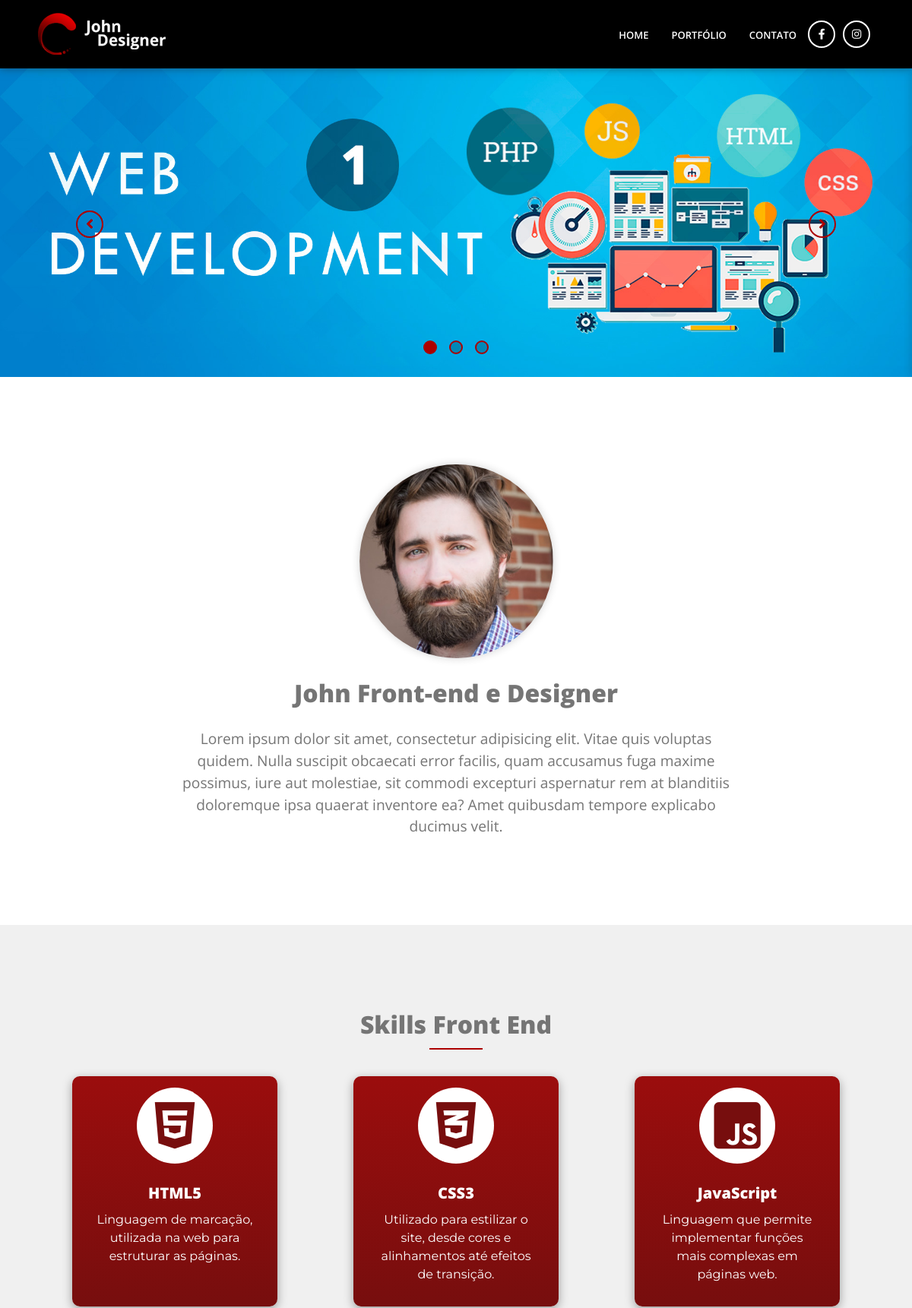
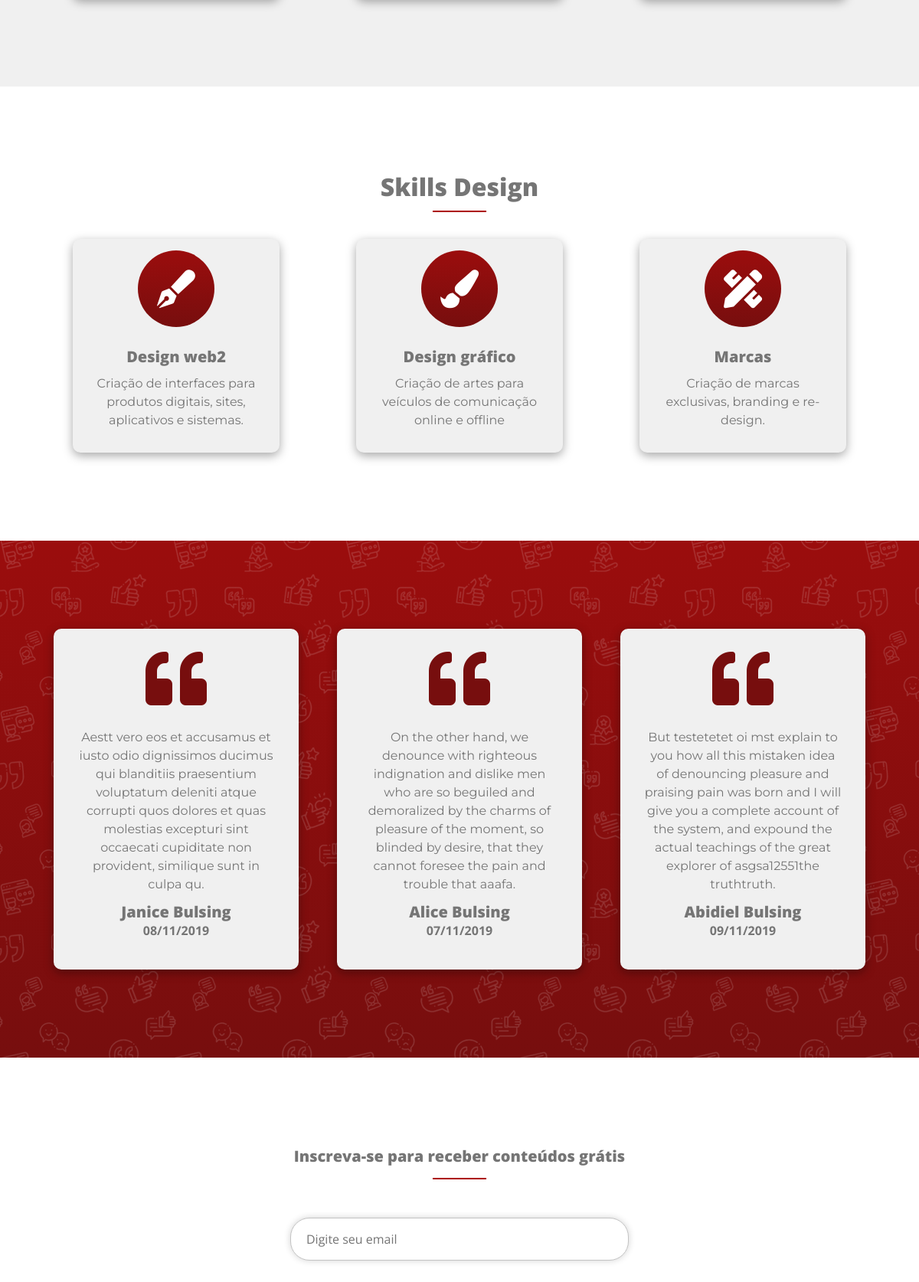
The app's page /projeto/index.php (upper part) with its own data (2 pictures, top to bottom).
### tables this page shows
CREATE TABLE IF NOT EXISTS `tb_site_slides` (
  `id` int(11) NOT NULL AUTO_INCREMENT,
  `nome` varchar(255) NOT NULL,
  `slide` varchar(255) NOT NULL,
  `order_id` int(11) NOT NULL,
  PRIMARY KEY (`id`)
);

CREATE TABLE IF NOT EXISTS `tb_site_config` (
  `titulo` varchar(255) NOT NULL,
  `nome_autor` varchar(255) NOT NULL,
  `descricao` text NOT NULL,
  `instagram` varchar(255) NOT NULL,
  `facebook` varchar(255) NOT NULL,
  `icone1` varchar(255) NOT NULL,
  `titulo1` varchar(255) NOT NULL,
  `descricao1` text NOT NULL,
  `icone2` varchar(255) NOT NULL,
  `titulo2` varchar(255) NOT NULL,
  `descricao2` text NOT NULL,
  `icone3` varchar(255) NOT NULL,
  `titulo3` varchar(255) NOT NULL,
  `descricao3` text NOT NULL,
  `icone4` varchar(255) NOT NULL,
  `titulo4` varchar(255) NOT NULL,
  `descricao4` text NOT NULL,
  `icone5` varchar(255) NOT NULL,
  `titulo5` varchar(255) NOT NULL,
  `descricao5` text NOT NULL,
  `icone6` varchar(255) NOT NULL,
  `titulo6` varchar(255) NOT NULL,
  `descricao6` text NOT NULL
);

CREATE TABLE IF NOT EXISTS `tb_site_depoimentos` (
  `id` int(11) NOT NULL AUTO_INCREMENT,
  `nome` varchar(255) NOT NULL,
  `depoimento` text NOT NULL,
  `data` varchar(50) NOT NULL DEFAULT '',
  `order_id` int(11) DEFAULT NULL,
  PRIMARY KEY (`id`)
);

### projeto/classes/MySql.php (called while the page is built)
<?php
    class MySql{
        private static $pdo;
        public static function conectar(){
            if(self::$pdo == null){
                try{
                    self::$pdo = new PDO('mysql:host='.HOST.';dbname='.DATABASE,USER,PASSWORD,array(PDO::MYSQL_ATTR_INIT_COMMAND => "SET NAMES utf8"));
                    self::$pdo->setAttribute(PDO::ATTR_ERRMODE,PDO::ERRMODE_EXCEPTION);
                    }catch(Exception $e){
                        echo '<h2>Erro ao conectar</h2>';
                    }
            }
            return self::$pdo;
        }
    }
?>

### projeto/pages/home.php (the view, shortened to what this page needs)
<main class="main_site">
	<section class="sessao_do_site sessao_banner home">
		<div class="lista_sessao">
			<div class="lista_banner">
				<ul class="lista_banner_ul hzmp">
				<?php
						$sql = MySql::conectar()->prepare("SELECT * FROM tb_site_slides ORDER BY order_id ASC LIMIT 3");
						$sql->execute();
						$slides = $sql->fetchAll();
						foreach ($slides as $key => $value){
					?>
					<li class="lista_banner_li">
						<div class="lista_banner_content">
							<div class="lista_banner_capa">
								<img src="<?php echo INCLUDE_PATH_PAINEL?>assets/uploads/<?php echo $value['slide']; ?>" alt="" title="" class="lista_banner_img img-fluid" />
							</div>
						</div>
					</li>
				<?php } ?>
				</ul>
			</div>
		</div>
	</section>
	<section class="sessao_do_site sessao_pad sessao_sobre sobre">
		<div class="container">
			<div class="row justify-content-center">
				<div class="sobre_capa col-6 col-md-3 marginTopBottom">
					<img src="assets/images/perfil.jpg" alt="" title="" class="sobre_img img-fluid br50" />
				</div>
			</div>
			<div class="row justify-content-center">
				<div class="header_sessao text-center">
						<h2 class="header_sessao_h2 hzmp"><?php echo $infoSite['nome_autor'] ?></h2>
				</div>
			</div>
			<div class="row justify-content-center">
				<div class="sobre_txts col-11 col-md-8 marginTopBottom">
					<div class="sobre_texto">
						<p class="sobre_p">
							<?php echo $infoSite['descricao'] ?>
						</p>
					</div>
				</div>
			</div>
		</div>
	</section>
	<section class="sessao_do_site sessao_pad sessao_front front">
		<div class="container">
			<div class="row justify-content-center">
				<div class="header_sessao text-center">
					<h2 class="header_sessao_h2 hzmp">Skills Front End</h2>
					<hr class="header_sessao_hr hzmp">
				</div>
			</div>
			<div class="cards_front_end">
				<ul class="cards_front_end_ul row justify-content-center hzmp">
					<li class="cards_front_end_li col-11 col-sm-8 col-md-5 col-lg-4 marginTopBottom">
						<div class="cards_front_end_content br10">
							<div class="cards_front_end_capa br50">
								<i class="<?php echo $infoSite['icone1'] ?> cards_i"></i>
							</div>
							<div class="cards_front_end_conteudos">
								<div class="cards_front_end_txts">
									<div class="cards_front_end_titulo"><h2 class="cards_front_end_h2 hzmp"><?php echo $infoSite['titulo1'] ?></h2></div>
									<div class="cards_front_end_texto"><h3 class="cards_front_end_h3 hzmp"><?php echo $infoSite['descricao1'] ?></h3></div>
								</div>
							</div>
						</div>
					</li>
					<li class="cards_front_end_li col-11 col-sm-8 col-md-5 col-lg-4 marginTopBottom">
						<div class="cards_front_end_content br10">
							<div class="cards_front_end_capa br50">
								<i class="<?php echo $infoSite['icone2'] ?> cards_i"></i>
							</div>
							<div class="cards_front_end_conteudos">
								<div class="cards_front_end_txts">
									<div class="cards_front_end_titulo"><h2 class="cards_front_end_h2 hzmp"><?php echo $infoSite['titulo2'] ?></h2></div>
									<div class="cards_front_end_texto"><h3 class="cards_front_end_h3 hzmp"><?php echo $infoSite['descricao2'] ?></h3></div>
								</div>
							</div>
						</div>
					</li>
					<li class="cards_front_end_li col-11 col-sm-8 col-md-5 col-lg-4 marginTopBottom">
						<div class="cards_front_end_content br10">
							<div class="cards_front_end_capa br50">
								<i class="<?php echo $infoSite['icone3'] ?> cards_i"></i>
							</div>
							<div class="cards_front_end_conteudos">
								<div class="cards_front_end_txts">
									<div class="cards_front_end_titulo"><h2 class="cards_front_end_h2 hzmp"><?php echo $infoSite['titulo3'] ?></h2></div>
									<div class="cards_front_end_texto"><h3 class="cards_front_end_h3 hzmp"><?php echo $infoSite['descricao3'] ?></h3></div>
								</div>
							</div>
						</div>
					</li>
				</ul>
			</div>
		</div>
	</section>
	<section class="sessao_do_site sessao_pad sessao_design design">
		<div class="container">
			<div class="row justify-content-center">
				<div class="header_sessao text-center">
					<h2 class="header_sessao_h2 hzmp">Skills Design</h2>
					<hr class="header_sessao_hr hzmp">
				</div>
			</div>
			<div class="cards_design">
				<ul class="cards_design_ul row justify-content-center hzmp">
					<li class="cards_design_li col-11 col-sm-8 col-md-5 col-lg-4 marginTopBottom">
						<div class="cards_design_content br10">
							<div class="cards_design_capa br50">
								<i class="<?php echo $infoSite['icone4'] ?> cards_i"></i>
							</div>
							<div class="cards_design_conteudos">
								<div class="cards_design_txts">
									<div class="cards_design_titulo"><h2 class="cards_design_h2 hzmp"><?php echo $infoSite['titulo4'] ?></h2></div>
									<div class="cards_design_texto"><h3 class="cards_design_h3 hzmp"><?php echo $infoSite['descricao4'] ?></h3></div>
								</div>
							</div>
						</div>
					</li>
					<li class="cards_design_li col-11 col-sm-8 col-md-5 col-lg-4 marginTopBottom">
						<div class="cards_design_content br10">
							<div class="cards_design_capa br50">
								<i class="<?php echo $infoSite['icone5'] ?> cards_i"></i>
							</div>
							<div class="cards_design_conteudos">
								<div class="cards_design_txts">
									<div class="cards_design_titulo"><h2 class="cards_design_h2 hzmp"><?php echo $infoSite['titulo5'] ?></h2></div>
									<div class="cards_design_texto"><h3 class="cards_design_h3 hzmp"><?php echo $infoSite['descricao5'] ?></h3></div>
								</div>
							</div>
						</div>
					</li>
					<li class="cards_design_li col-11 col-sm-8 col-md-5 col-lg-4 marginTopBottom">
						<div class="cards_design_content br10">
							<div class="cards_design_capa br50">
								<i class="<?php echo $infoSite['icone6'] ?> cards_i"></i>
							</div>
							<div class="cards_design_conteudos">
								<div class="cards_design_txts">
									<div class="cards_design_titulo"><h2 class="cards_design_h2 hzmp"><?php echo $infoSite['titulo6'] ?></h2></div>
									<div class="cards_design_texto"><h3 class="cards_design_h3 hzmp"><?php echo $infoSite['descricao6'] ?></h3></div>
								</div>
							</div>
						</div>
					</li>
				</ul>
			</div>
		</div>
	</section>
	<section class="sessao_do_site sessao_pad sessao_depoimentos depoimentos">
		<div class="container">
			<div class="cards_depoimentos">
				<ul class="cards_depoimentos_ul row justify-content-center hzmp">
					<?php
						$sql = MySql::conectar()->prepare("SELECT * FROM tb_site_depoimentos ORDER BY order_id ASC LIMIT 3");
						$sql->execute();
						$depoimentos = $sql->fetchAll();
						foreach ($depoimentos as $key => $value){
					?>
					<li class="cards_depoimentos_li col-12 col-sm-8 col-md-6 col-lg-4 marginTopBottom">
						<div class="cards_depoimentos_content br10">
							<div class="cards_depoimentos_capa br50">
								<i class="fas fa-quote-left cards_i"></i>
							</div>
							<div class="cards_depoimentos_conteudos">
								<div class="cards_depoimentos_txts">
									<div class="cards_depoimentos_texto">
										<h3 class="cards_depoimentos_h3 hzmp"><?php echo $value['depoimento']; ?></h3>
									</div>
									<div class="cards_depoimentos_titulo">
										<h2 class="cards_depoimentos_h2 hzmp"><?php echo $value['nome']; ?></h2>
										<h1 class="cards_depoimentos_h1 hzmp"><?php echo $value['data']; ?></h1>
									</div>
								</div>
							</div>
						</div>
					</li>
					<?php } ?>
				</ul>
			</div>
		</div>
	</section>
	<section class="sessao_do_site sessao_pad sessao_newsletter newsletter">
		<div class="container">
			<div class="row justify-content-center">
				<div class="header_sessao text-center">
					<h3 class="header_sessao_h3 hzmp">Inscreva-se para receber conteúdos grátis</h3>
					<hr class="header_sessao_hr hzmp">
				</div>
			</div>
			<div class="row col-12 hzmp justify-content-center">
				<div class="form_newsletter">
					<form action="" method="post" name="formNewsletter">
						<ul class="form_newsletter_ul hzmp">
							<li class="form_newsletter_li">
								<input type="email" name="email" placeholder="Digite seu email" class="br25 form_f form_campo form_campo_jewsletter" />
							</li>
						</ul>
					</form>
				</div>
			</div>
		</div>
	</section>
</main>

### projeto/index.php (shortened to what this page needs)
<?php
    $infoSite = MySql::conectar()->prepare("SELECT * FROM tb_site_config");
    $infoSite->execute();
    $infoSite = $infoSite ->fetch();
?>
<!DOCTYPE html>
<html lang="pt-br">
	<head>
		<link rel="stylesheet" href="<?php echo INCLUDE_PATH; ?>style.css" />
		<link rel="stylesheet" href="<?php echo INCLUDE_PATH; ?>assets/libs/slick/slick.css" />
		<link rel="stylesheet" href="<?php echo INCLUDE_PATH; ?>assets/css/bootstrap-grid.min.css" />
	</head>
	<body>
		<div class="container_site">
			<header class="header_main">
				<div id="navbar" class="cabecalho transitions3">
					<div class="container">
						<ul class="cabecalho_ul hzmp">
							<li class="cabecalho_li">
								<div class="logo">
									<a class="logo_a" title="John's Portfólio" href="<?php echo INCLUDE_PATH; ?>">
										<img src="<?php echo INCLUDE_PATH; ?>assets/images/logo.png" alt="John's Portfólio" title="John's Portfólio" class="logo_img img-fluid" />
									</a>
								</div>
							</li>
							<li class="cabecalho_li">
								<div class="menus">
									<nav class="menu">
										<ul class="menu_ul hzmp">
											<li class="menu_li"><a class="menu_a" title="Home" href="<?php echo INCLUDE_PATH; ?>">Home</a></li>
											<li class="menu_li"><a class="menu_a" title="Portfólio" href="<?php echo INCLUDE_PATH; ?>portfolio">Portfólio</a></li>
											<li class="menu_li"><a class="menu_a" title="Contato" href="<?php echo INCLUDE_PATH; ?>contato">Contato</a></li>
											<li class="redes_sociais_li">
												<a class="redes_sociais_a br50 transitions5" title="Acesse meu Facebook" target="_blank" href="<?php echo $infoSite['facebook']; ?>">
													<i class="fab fa-facebook-f redes_sociais_i"></i>
												</a>
											</li>
											<li class="redes_sociais_li">
												<a class="redes_sociais_a br50 transitions5" title="Acesse meu Instagram" target="_blank" href="<?php echo $infoSite['instagram']; ?>">
													<i class="fab fa-instagram redes_sociais_i"></i>
												</a>
											</li>
										</ul>
									</nav>
								</div>
							</li>
						</ul>
					</div>
				</div>
			</header>
				<?php
					$url = isset($_GET['url']) ? $_GET['url'] : 'home';
					if(file_exists('pages/'.$url.'.php')){
						include('pages/'.$url.'.php');
					}
				?>
		</div>
	</body>
</html>

### records on screen
tb_site_slides: slide (picture)
tb_site_config: nome_autor "John Front-end e Designer", descricao "Lorem ipsum dolor sit amet, consectetur adipisicing elit. Vitae quis voluptas quidem. Nulla suscipit obcaecati error facilis, quam accusamus fuga maxime possimus, iure aut molestiae, sit commodi excepturi aspernatur rem at blanditiis doloremque ipsa quaerat inventore ea? Amet quibusdam tempore explicabo ducimus velit.", titulo1 "HTML5", descricao1 "Linguagem de marcação, utilizada na web para estruturar as páginas.", titulo2 "CSS3", descricao2 "Utilizado para estilizar o site, desde cores e alinhamentos até efeitos de transição.", titulo3 "JavaScript", descricao3 "Linguagem que permite implementar funções mais complexas em páginas web.", titulo4 "Design web2", descricao4 "Criação de interfaces para produtos digitais, sites, aplicativos e sistemas.", titulo5 "Design gráfico", descricao5 "Criação de artes para veículos de comunicação online e offline", titulo6 "Marcas", descricao6 "Criação de marcas exclusivas, branding e re-design."
tb_site_depoimentos: depoimento "Aestt vero eos et accusamus et iusto odio dignissimos ducimus qui blanditiis praesentium voluptatum deleniti atque corrupti quos dolores et quas molestias excepturi sint occaecati cupiditate non provident, similique sunt in culpa qu.", nome "Janice Bulsing", data "08/11/2019"
tb_site_depoimentos: depoimento "On the other hand, we denounce with righteous indignation and dislike men who are so beguiled and demoralized by the charms of pleasure of the moment, so blinded by desire, that they cannot foresee the pain and trouble that aaafa.", nome "Alice Bulsing", data "07/11/2019"
tb_site_depoimentos: depoimento "But testetetet oi mst explain to you how all this mistaken idea of denouncing pleasure and praising pain was born and I will give you a complete account of the system, and expound the actual teachings of the great explorer of asgsa12551the truthtruth.", nome "Abidiel Bulsing", data "09/11/2019"
